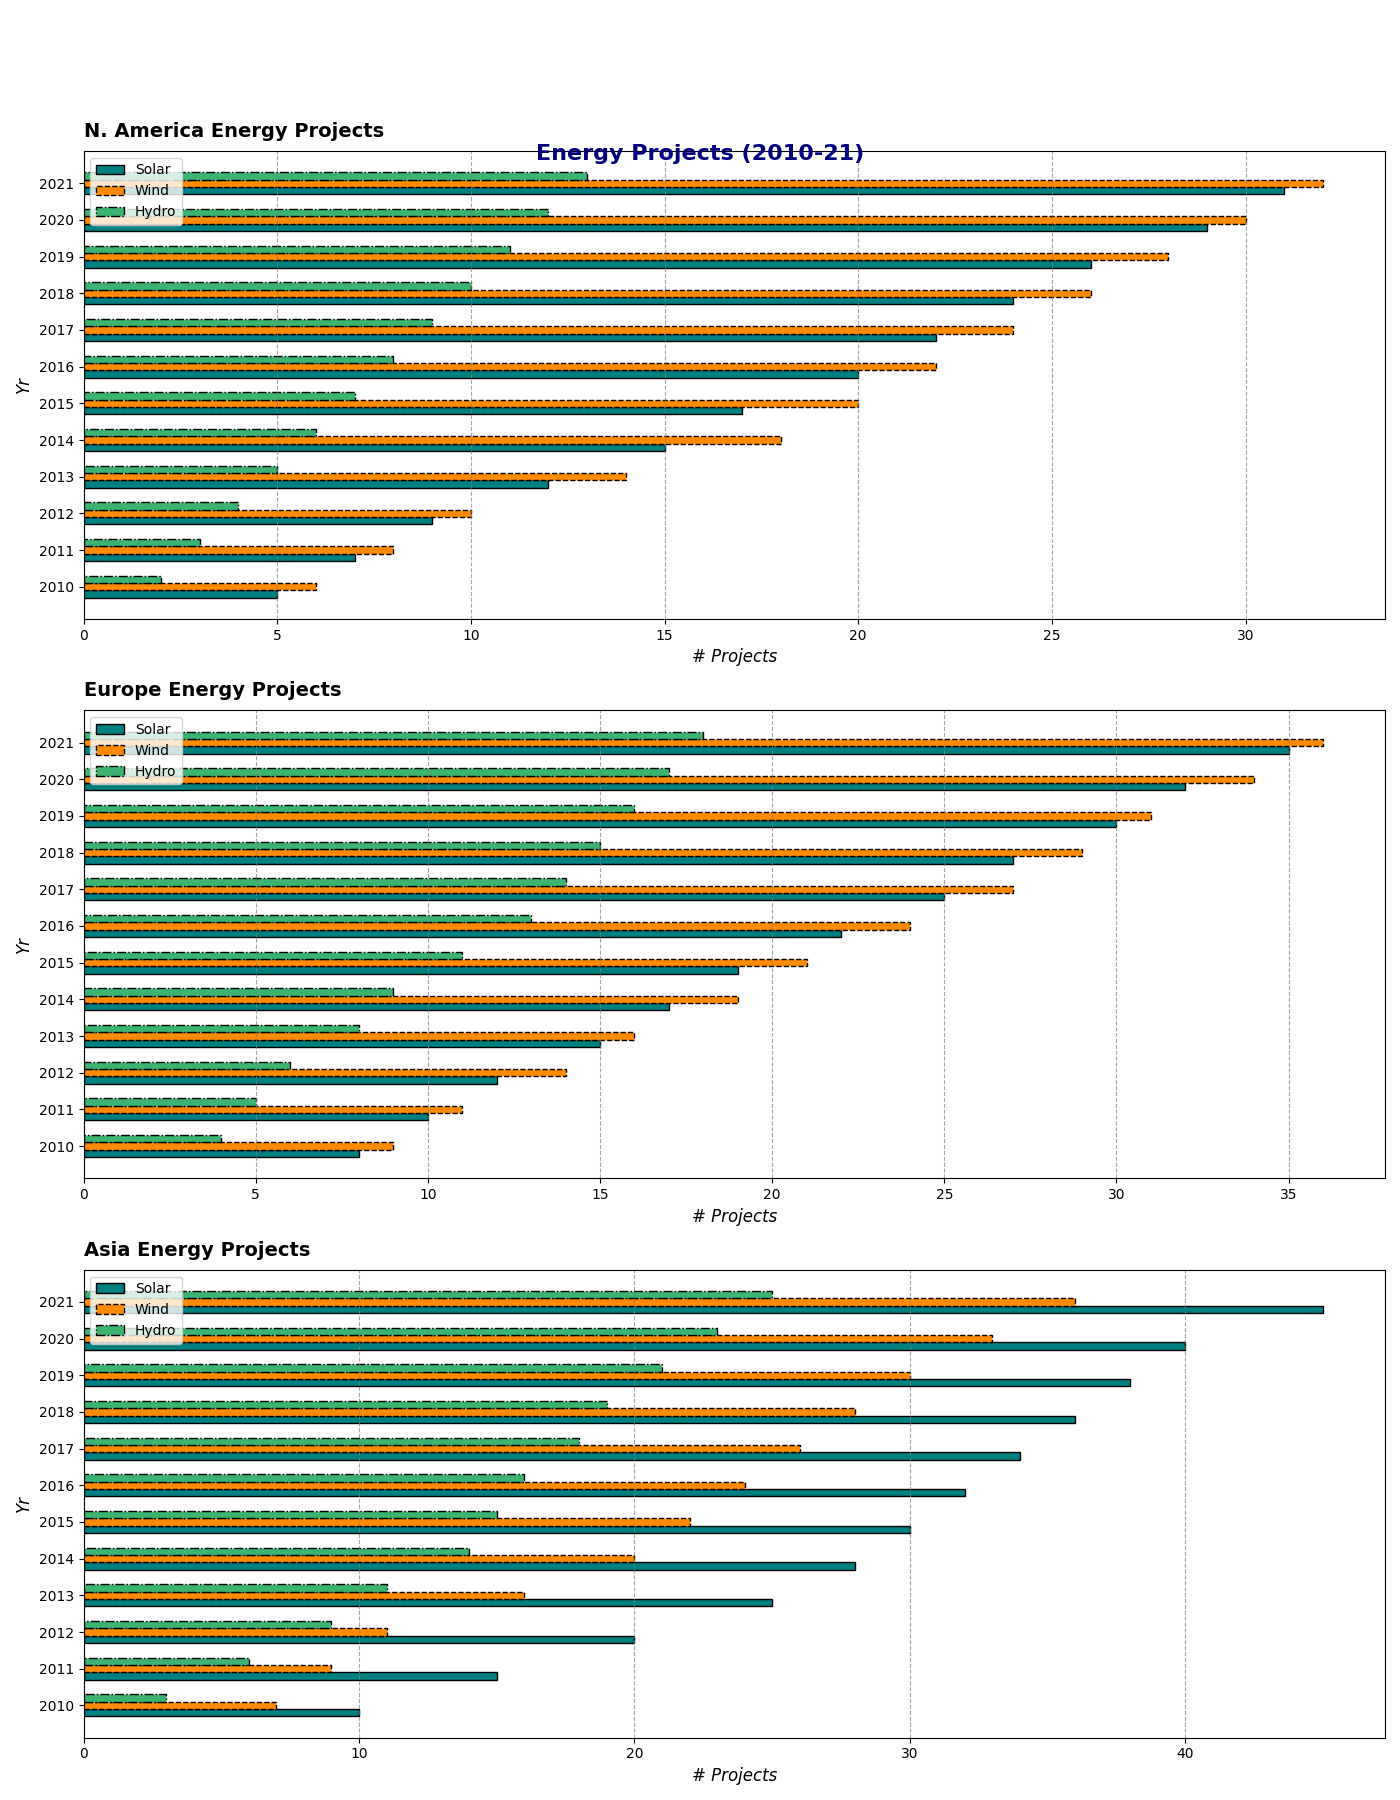

Generate this figure with Python:
import matplotlib.pyplot as plt
import numpy as np

years = np.arange(2010, 2022)
regions = ['N. America', 'Europe', 'Asia']

solar_projects = {
    'N. America': [5, 7, 9, 12, 15, 17, 20, 22, 24, 26, 29, 31],
    'Europe': [8, 10, 12, 15, 17, 19, 22, 25, 27, 30, 32, 35],
    'Asia': [10, 15, 20, 25, 28, 30, 32, 34, 36, 38, 40, 45]
}

wind_projects = {
    'N. America': [6, 8, 10, 14, 18, 20, 22, 24, 26, 28, 30, 32],
    'Europe': [9, 11, 14, 16, 19, 21, 24, 27, 29, 31, 34, 36],
    'Asia': [7, 9, 11, 16, 20, 22, 24, 26, 28, 30, 33, 36]
}

hydro_projects = {
    'N. America': [2, 3, 4, 5, 6, 7, 8, 9, 10, 11, 12, 13],
    'Europe': [4, 5, 6, 8, 9, 11, 13, 14, 15, 16, 17, 18],
    'Asia': [3, 6, 9, 11, 14, 15, 16, 18, 19, 21, 23, 25]
}

fig, ax = plt.subplots(3, 1, figsize=(14, 18))

height = 0.2

colors = ['teal', 'darkorange', 'mediumseagreen']
line_styles = ['-', '--', '-.']

for idx, region in enumerate(regions):
    ax[idx].barh(years - height, solar_projects[region], height=height, color=colors[0], label='Solar', edgecolor='black', linestyle=line_styles[0])
    ax[idx].barh(years, wind_projects[region], height=height, color=colors[1], label='Wind', edgecolor='black', linestyle=line_styles[1])
    ax[idx].barh(years + height, hydro_projects[region], height=height, color=colors[2], label='Hydro', edgecolor='black', linestyle=line_styles[2])
    
    ax[idx].set_title(f'{region} Energy Projects', fontsize=14, fontweight='bold', pad=10, loc='left')
    ax[idx].set_ylabel('Yr', fontsize=12, style='italic')
    ax[idx].set_xlabel('# Projects', fontsize=12, style='italic')
    ax[idx].set_yticks(years)
    ax[idx].set_yticklabels(years, fontsize=10)
    
    ax[idx].xaxis.grid(True, linestyle='--', color='gray', alpha=0.7)

    ax[idx].legend(loc='upper left', fontsize=10)

fig.suptitle('Energy Projects (2010-21)', fontsize=16, fontweight='bold', color='navy', y=0.92)

plt.tight_layout(rect=[0, 0, 1, 0.96])

plt.show()
